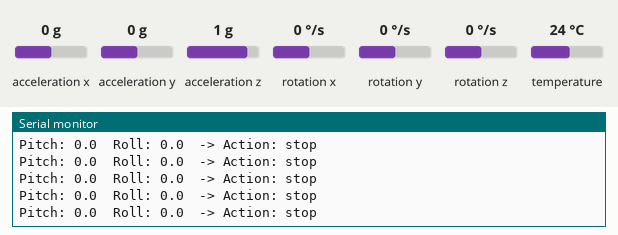
The sketch below on a simulated ESP32. Shown: the last lines printed to the serial monitor. The test bench sets the inputs (shaded band); at power-on: acceleration x 0 g, acceleration y 0 g, acceleration z 1 g, rotation x 0 °/s, rotation y 0 °/s, rotation z 0 °/s, temperature 24 °C. WiFi joins after 1.5 s; servers stay silent unless stated; no MQTT or app messages arrive unless stated.

Above: at 3.3 s.
3.4 s: acceleration x set to -1.4 g
At 3.66 s:
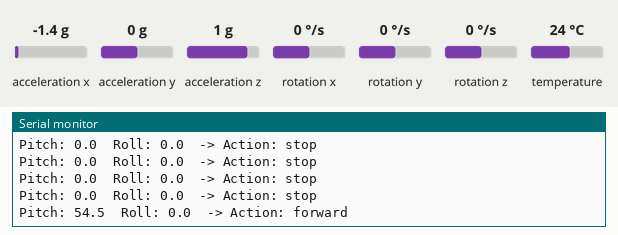
5.4 s: acceleration y set to -1.4 g
At 5.65 s:
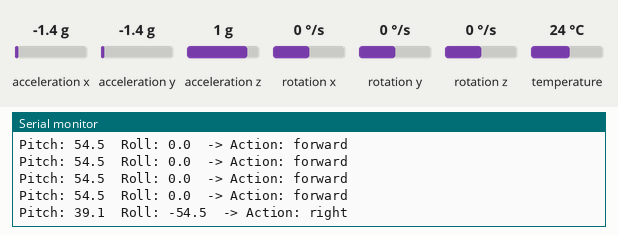
7.4 s: acceleration y set to 1.4 g
At 7.63 s:
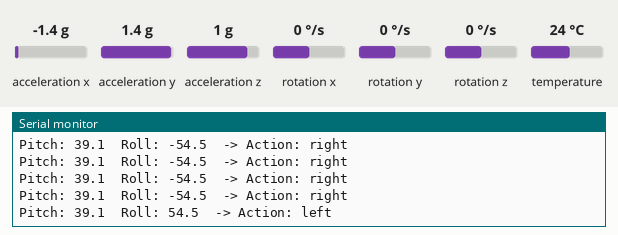
9.4 s: acceleration z set to -1.4 g
At 9.47 s:
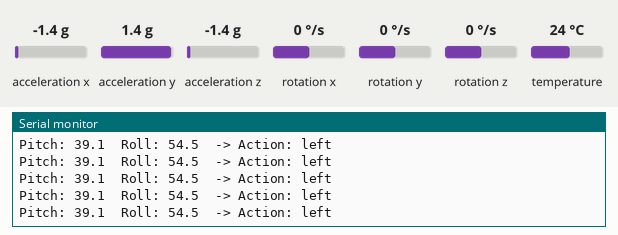

Measured:
- after the input at 3.4 s, the serial monitor: prints a new line after 0.13 s (image 1)
- after the input at 5.4 s, the serial monitor: prints a new line after 0.12 s (image 2)
- after the input at 7.4 s, the serial monitor: prints a new line after 0.10 s (image 3)

The sketch:

glove_controller.ino
```cpp
/*
  Wearable IMU Glove Controller — Glove-Side ESP32 Firmware
  --------------------------------------------------------
  Reads pitch/roll from a wrist-mounted MPU6050, classifies the
  hand's tilt into a drive gesture, and publishes the corresponding
  MQTT command to the bot's ESP32.

  Gesture mapping (physical action -> MQTT command):
    palm tilt up    -> forward
    palm tilt down  -> reverse
    roll left       -> left
    roll right      -> right
    flat / neutral  -> stop

  Author: Iniyan
*/

#include <Wire.h>
#include <Adafruit_MPU6050.h>
#include <Adafruit_Sensor.h>
#include <WiFi.h>
#include <PubSubClient.h>

// ---- WiFi & MQTT config ----
const char* ssid = "YOUR_WIFI_SSID";
const char* password = "YOUR_WIFI_PASSWORD";
const char* mqtt_server = "192.168.x.x"; // laptop IP running Mosquitto
const int mqtt_port = 1883;
const char* mqtt_topic = "gesturebot/command";

WiFiClient espClient;
PubSubClient client(espClient);
Adafruit_MPU6050 mpu;

String lastCommand = "";
unsigned long lastSentTime = 0;
const unsigned long COOLDOWN = 500; // ms

float getPitch(sensors_event_t a) {
  return atan2(-a.acceleration.x, sqrt(a.acceleration.y * a.acceleration.y + a.acceleration.z * a.acceleration.z)) * 180 / PI;
}

float getRoll(sensors_event_t a) {
  return atan2(a.acceleration.y, a.acceleration.z) * 180 / PI;
}

// Classification thresholds — calibrate for your own sensor mount.
// Pitch is checked BEFORE roll: forward/reverse gestures can produce
// large roll values near +-180 deg that would otherwise be misread
// as left/right if roll were checked first.
String getPhysicalAction(float pitch, float roll) {
  if (pitch > 50) return "forward";
  else if (pitch < -50) return "reverse";
  else if (roll > 50) return "left";
  else if (roll < -50) return "right";
  else return "stop";
}

String getMqttCommand(String action) {
  // Maps physical action directly to the MQTT command name.
  // If your bot's motor wiring produces mismatched physical motion,
  // adjust this mapping rather than rewiring hardware.
  if (action == "forward") return "forward";
  if (action == "reverse") return "reverse";
  if (action == "left") return "left";
  if (action == "right") return "right";
  return "stop";
}

void setup_wifi() {
  delay(100);
  WiFi.begin(ssid, password);
  while (WiFi.status() != WL_CONNECTED) {
    delay(500);
    Serial.print(".");
  }
  Serial.println("\nWiFi connected, IP: " + WiFi.localIP().toString());
}

void reconnectMQTT() {
  while (!client.connected()) {
    Serial.print("Connecting to MQTT...");
    if (client.connect("ESP32GloveController")) {
      Serial.println("connected");
    } else {
      delay(2000);
    }
  }
}

void setup() {
  Serial.begin(115200);
  delay(500);

  Wire.begin(); // default SDA=GPIO21, SCL=GPIO22

  if (!mpu.begin()) {
    Serial.println("Error: Could not find MPU6050 sensor! Check wiring.");
    while (1) delay(10);
  }
  mpu.setAccelerometerRange(MPU6050_RANGE_8_G);
  Serial.println("Sensor ready.");

  setup_wifi();
  client.setServer(mqtt_server, mqtt_port);
}

void loop() {
  if (!client.connected()) reconnectMQTT();
  client.loop();

  sensors_event_t a, g, temp;
  mpu.getEvent(&a, &g, &temp);

  float pitch = getPitch(a);
  float roll = getRoll(a);

  String physicalAction = getPhysicalAction(pitch, roll);
  String mqttCommand = getMqttCommand(physicalAction);

  Serial.print("Pitch: "); Serial.print(pitch, 1);
  Serial.print("  Roll: "); Serial.print(roll, 1);
  Serial.print("  -> Action: "); Serial.println(physicalAction);

  unsigned long now = millis();
  if (mqttCommand != lastCommand || (now - lastSentTime) > COOLDOWN) {
    client.publish(mqtt_topic, mqttCommand.c_str());
    lastCommand = mqttCommand;
    lastSentTime = now;
  }

  delay(150);
}
```
